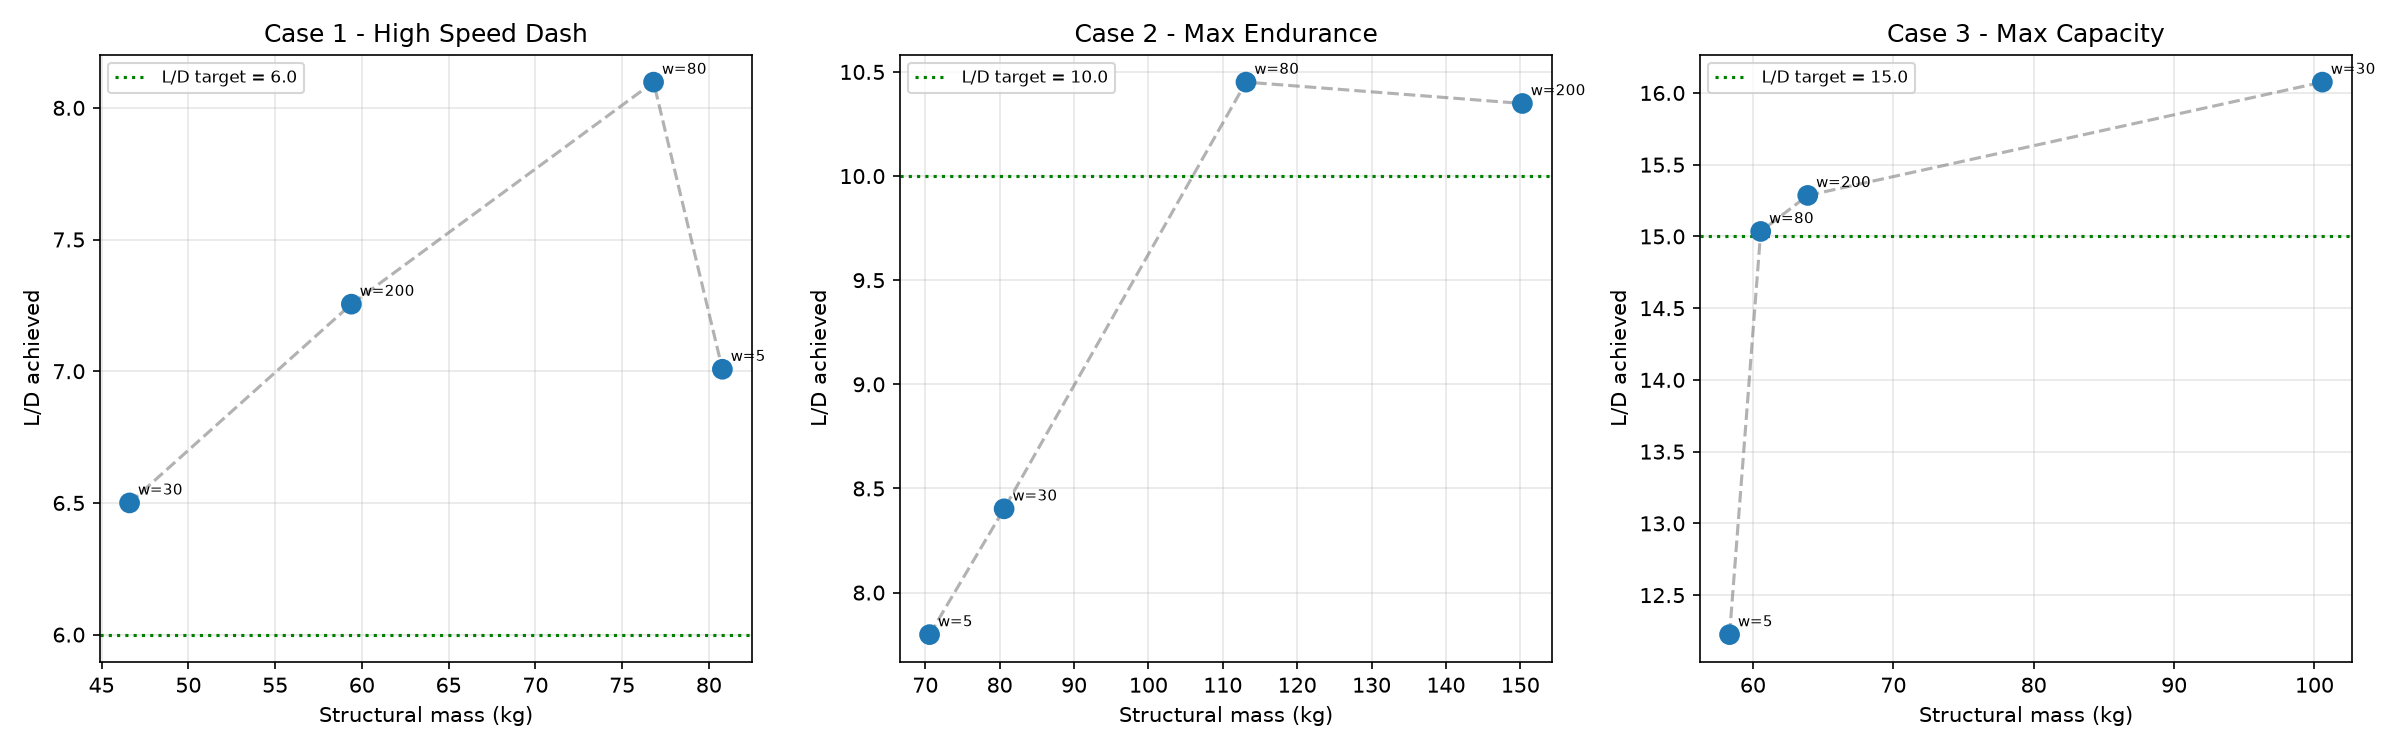

Here is the Python script that generated this plot:
"""
Pareto front analysis: mass vs. L/D trade-off.

The rubric explicitly asks for a visualization of the trade-off space between
mass and aerodynamic efficiency. We generate this by re-running the inverse
optimizer multiple times per mission case, each time with a different relative
weight on the L/D shortfall penalty (from "barely care about L/D, just
minimize mass" to "chase L/D hard, even at a mass cost"). Each run lands at a
different point on the mass-vs-L/D trade-off curve; plotting them together
approximates the Pareto front for that mission.

This directly demonstrates "multidisciplinary parameter coupling" (rubric,
20 pts) -- showing HOW mass and aerodynamic performance trade off against
each other for a given mission, not just reporting one optimum.

Run: python pareto_front.py
"""
import numpy as np
import matplotlib
matplotlib.use("Agg")
import matplotlib.pyplot as plt
from scipy.optimize import differential_evolution

from inverse_design import (
    BOUNDS, DESIGN_VARS, evaluate_design, TEST_CASES, snap_design_vector,
    SURR, ld_surrogate,
)


def evaluate_design_weighted(x, mission, ld_weight, feasibility_threshold=0.75):
    """Same as evaluate_design, but with a tunable L/D weight so we can
    sweep the mass-vs-L/D trade-off instead of using one fixed weighting."""
    design = snap_design_vector(x)
    geom = {k: design[k] for k in ["B1/C1", "B2/C1", "B3/C1", "C2/C1", "C3/C1", "C4/C1", "S1", "S3", "X3/C1", "C1"]}
    aero = ld_surrogate.predict_ld(geom, alt_kft=mission["altitude_kft"], kcas=mission["kcas"], aoa=mission["aoa"])
    struct = SURR.predict(design, mission["altitude_kft"], mission["kcas"], mission["aoa"])

    mass = struct["Aircraft Empty Weight"]
    payload_vol_m3 = struct["Payload Volume"] / 1e9
    fuel_vol_m3 = struct["Fuel Volume"] / 1e9
    feasible_prob = struct["Feasible_prob"]
    ld = aero["LD"]

    infeasible = feasible_prob < feasibility_threshold
    feas_penalty = 0.0 if not infeasible else 1e6 * (feasibility_threshold - feasible_prob)

    ld_shortfall = max(0.0, mission["LD_target"] - ld)
    payload_shortfall = max(0.0, mission["V_payload_min"] - payload_vol_m3)
    fuel_shortfall = max(0.0, mission["V_fuel_min"] - fuel_vol_m3)

    cost = (
        mass
        + ld_weight * ld_shortfall
        + 200.0 * payload_shortfall
        + 200.0 * fuel_shortfall
        + feas_penalty
    )
    return cost, dict(mass=mass, LD=ld, feasible=not infeasible)


def sweep_pareto(mission, ld_weights, maxiter=15, popsize=10, seed=42):
    bounds_list = [BOUNDS[v] for v in DESIGN_VARS]
    points = []
    for w in ld_weights:
        result = differential_evolution(
            lambda x: evaluate_design_weighted(x, mission, w)[0],
            bounds_list, maxiter=maxiter, popsize=popsize, seed=seed,
            tol=1e-6, polish=True, workers=1,
        )
        _, info = evaluate_design_weighted(result.x, mission, w)
        points.append((info["mass"], info["LD"], info["feasible"], w))
    return points


def main(cases=None, ld_weights=(5, 30, 80, 200), maxiter=10, popsize=8):
    items = list(TEST_CASES.items()) if cases is None else [(k, TEST_CASES[k]) for k in cases]
    fig, axes = plt.subplots(1, len(items), figsize=(16, 5))
    if len(items) == 1:
        axes = [axes]

    all_points = {}
    for ax, (name, mission) in zip(axes, items):
        print(f"Sweeping Pareto front for {name} ...")
        pts = sweep_pareto(mission, ld_weights, maxiter=maxiter, popsize=popsize)
        all_points[name] = pts
        masses = [p[0] for p in pts]
        lds = [p[1] for p in pts]
        feas = [p[2] for p in pts]
        colors = ["tab:blue" if f else "tab:red" for f in feas]

        ax.scatter(masses, lds, c=colors, s=80, zorder=3)
        order = np.argsort(masses)
        ax.plot(np.array(masses)[order], np.array(lds)[order], "--", color="gray", alpha=0.6, zorder=2)
        ax.axhline(mission["LD_target"], color="green", linestyle=":", label=f"L/D target = {mission['LD_target']}")
        ax.set_xlabel("Structural mass (kg)")
        ax.set_ylabel("L/D achieved")
        ax.set_title(name)
        ax.legend(fontsize=8)
        ax.grid(alpha=0.3)
        for m, l, w in zip(masses, lds, ld_weights):
            ax.annotate(f"w={w}", (m, l), fontsize=7, xytext=(4, 4), textcoords="offset points")

    plt.tight_layout()
    plt.savefig("pareto_front.png", dpi=150)
    print("Saved -> pareto_front.png")
    return all_points


if __name__ == "__main__":
    main()
